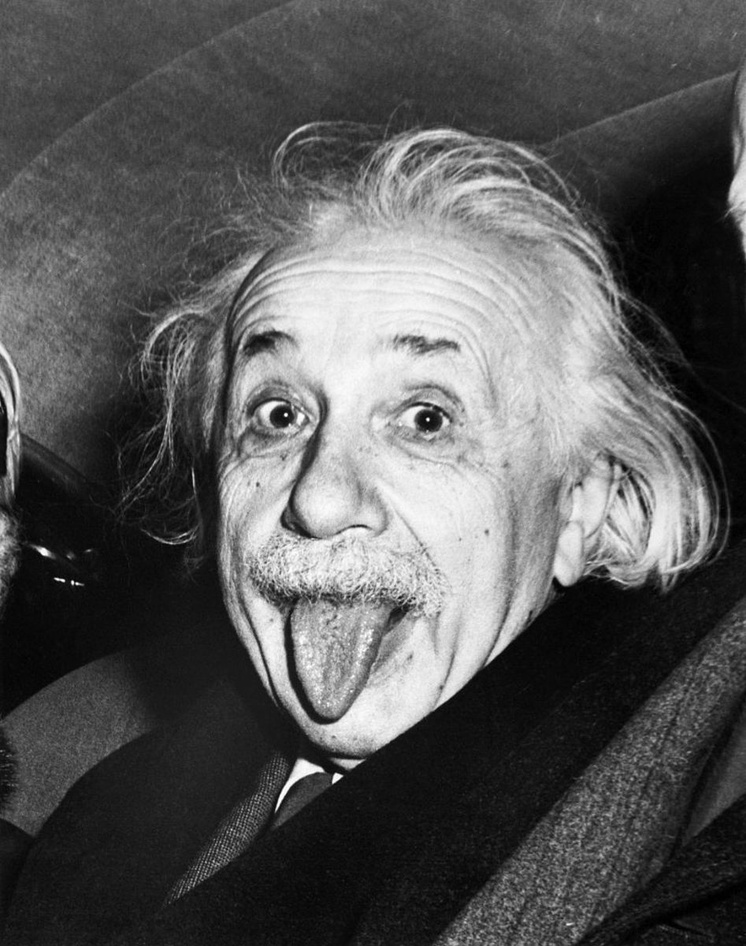
#> input picture histogram equalization/image.jpg, 746 x 946 px, shrunk from 947 x 1200 before the run
$ jupyter execute histogram.ipynb
#> lines starting #> are read from the running program, lines starting #| are printed output that depends on the picture
## Importing Library

[cell 1]
import cv2
import matplotlib.pyplot as plt

## Reading the Image

[cell 2]
img = cv2.imread('image.jpg')
#> img is the input picture: shape (946, 746, 3); min 0, max 255, mean 87.5
imgGray = cv2.cvtColor(img,cv2.COLOR_BGR2GRAY)
plt.imshow(img)

## Histogram Equalization Opertaion

[cell 3]
dst =cv2.equalizeHist(imgGray)
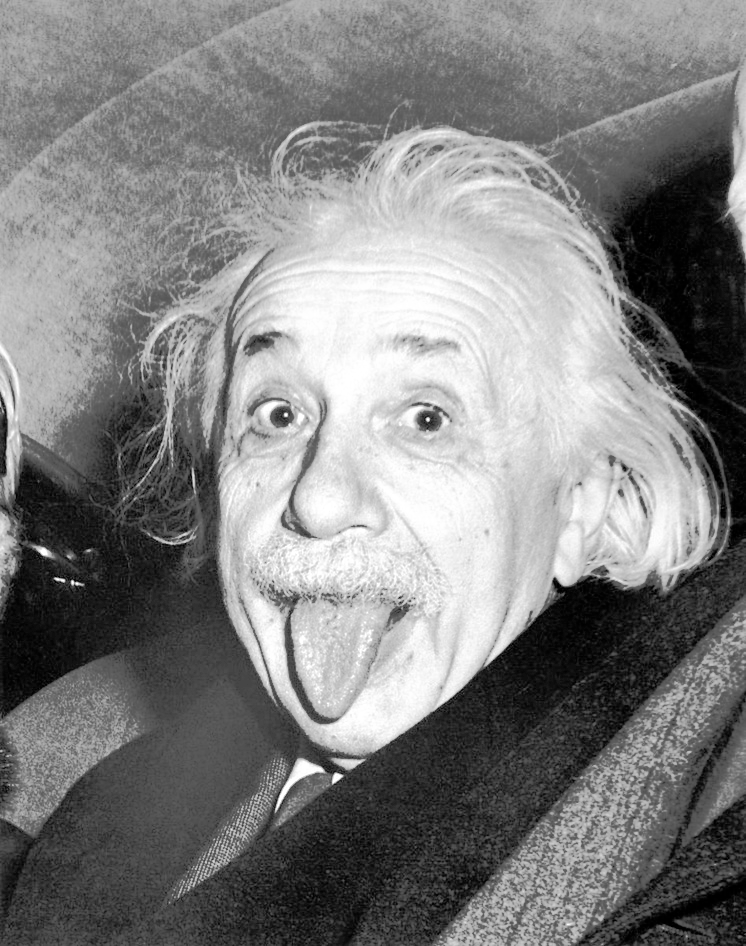
#> dst: shape (946, 746); min 0, max 255, mean 128.3
dst =cv2.cvtColor(dst,cv2.COLOR_GRAY2BGR)
#> dst: shape (946, 746, 3)
plt.imshow(dst)
